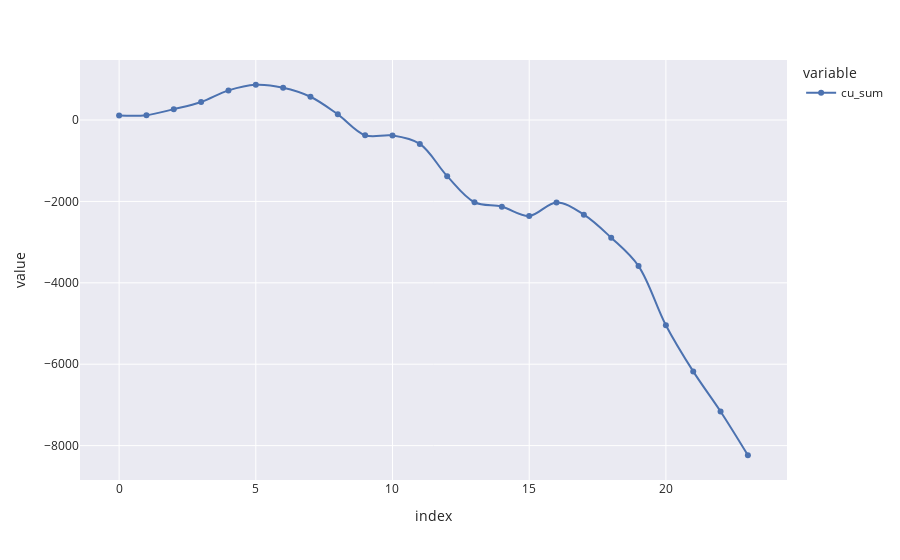

The notebook cell this image was saved under:
### Code cell
months_diff['cu_sum'].plot.line(markers=True, line_shape='spline', height=600)

### Figure 1 — Plotly figure (JSON) as saved in the notebook; plotly's stock layout.template omitted (floating-point values rounded to 4 significant figures)
{"data": [{"hovertemplate": "variable=cu_sum<br>index=%{x}<br>value=%{y}<extra></extra>", "legendgroup": "cu_sum", "line": {"color": "rgb(76,114,176)", "dash": "solid", "shape": "spline"}, "marker": {"symbol": "circle"}, "mode": "markers+lines", "name": "cu_sum", "orientation": "v", "showlegend": true, "type": "scatter", "x": [0, 1, 2, 3, 4, 5, 6, 7, 8, 9, 10, 11, 12, 13, 14, 15, 16, 17, 18, 19, 20, 21, 22, 23], "xaxis": "x", "y": [113.8, 120.2, 268.0, 443.6, 728.5, 867.0, 795.3, 572.6, 140.4, -373.8, -380.2, -586.9, -1379.0, -2021.0, -2129.0, -2356.0, -2025.0, -2325.0, -2892.0, -3589.0, -5041.0, -6177.0, -7162.0, -8237.0], "yaxis": "y"}], "layout": {"autosize": true, "legend": {"title": {"text": "variable"}, "tracegroupgap": 0}, "margin": {"t": 60}, "xaxis": {"anchor": "y", "autorange": true, "domain": [0, 1], "range": [-1.403, 24.4], "title": {"text": "index"}, "type": "linear"}, "yaxis": {"anchor": "x", "autorange": true, "domain": [0, 1], "range": [-8836.0, 1466.0], "title": {"text": "value"}, "type": "linear"}}}
